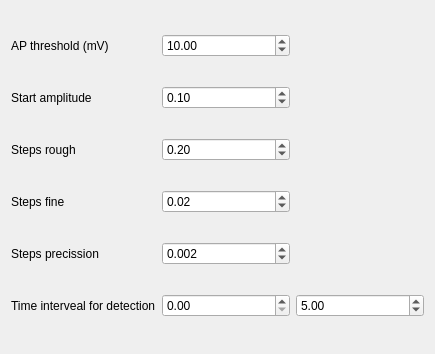
<?xml version="1.0" encoding="UTF-8"?>
<ui version="4.0">
 <class>Form</class>
 <widget class="QWidget" name="Form">
  <property name="geometry">
   <rect>
    <x>0</x>
    <y>0</y>
    <width>435</width>
    <height>354</height>
   </rect>
  </property>
  <property name="windowTitle">
   <string>Form</string>
  </property>
  <layout class="QGridLayout" name="gridLayout">
   <item row="0" column="1">
    <widget class="QDoubleSpinBox" name="ap_threshold_spin_box">
     <property name="value">
      <double>10.000000000000000</double>
     </property>
    </widget>
   </item>
   <item row="5" column="1">
    <widget class="QDoubleSpinBox" name="time_interval_min_spin_box"/>
   </item>
   <item row="3" column="0">
    <widget class="QLabel" name="label_4">
     <property name="text">
      <string>Steps fine</string>
     </property>
    </widget>
   </item>
   <item row="5" column="0">
    <widget class="QLabel" name="label_5">
     <property name="text">
      <string>Time interveal for detection</string>
     </property>
    </widget>
   </item>
   <item row="2" column="1">
    <widget class="QDoubleSpinBox" name="steps_rough_spin_box">
     <property name="value">
      <double>0.200000000000000</double>
     </property>
    </widget>
   </item>
   <item row="3" column="1">
    <widget class="QDoubleSpinBox" name="steps_fine_spin_box">
     <property name="value">
      <double>0.020000000000000</double>
     </property>
    </widget>
   </item>
   <item row="5" column="2">
    <widget class="QDoubleSpinBox" name="time_interval_max_spin_box">
     <property name="value">
      <double>5.000000000000000</double>
     </property>
    </widget>
   </item>
   <item row="2" column="0">
    <widget class="QLabel" name="label_3">
     <property name="text">
      <string>Steps rough</string>
     </property>
    </widget>
   </item>
   <item row="1" column="0">
    <widget class="QLabel" name="label_2">
     <property name="text">
      <string>Start amplitude</string>
     </property>
    </widget>
   </item>
   <item row="1" column="1">
    <widget class="QDoubleSpinBox" name="start_amp_spin_box">
     <property name="value">
      <double>0.100000000000000</double>
     </property>
    </widget>
   </item>
   <item row="0" column="0">
    <widget class="QLabel" name="label">
     <property name="text">
      <string>AP threshold (mV)</string>
     </property>
    </widget>
   </item>
   <item row="4" column="0">
    <widget class="QLabel" name="label_6">
     <property name="text">
      <string>Steps precission</string>
     </property>
    </widget>
   </item>
   <item row="4" column="1">
    <widget class="QDoubleSpinBox" name="steps_precission_spin_box">
     <property name="decimals">
      <number>3</number>
     </property>
     <property name="value">
      <double>0.002000000000000</double>
     </property>
    </widget>
   </item>
  </layout>
 </widget>
 <resources/>
 <connections/>
</ui>
